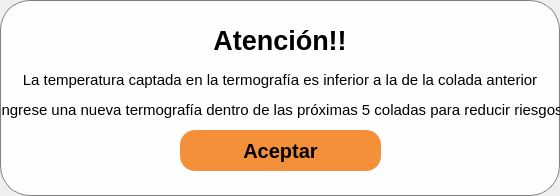
<?xml version="1.0" encoding="UTF-8"?>
<ui version="4.0">
 <class>LowerTempWindow</class>
 <widget class="QMainWindow" name="LowerTempWindow">
  <property name="geometry">
   <rect>
    <x>0</x>
    <y>0</y>
    <width>560</width>
    <height>196</height>
   </rect>
  </property>
  <property name="windowTitle">
   <string>Atención!! - Abaxfem</string>
  </property>
  <property name="windowIcon">
   <iconset resource="resources.qrc">
    <normaloff>:/Images/ResourcesFolder/Imagenes/Logo_Lineas.png</normaloff>:/Images/ResourcesFolder/Imagenes/Logo_Lineas.png</iconset>
  </property>
  <widget class="QWidget" name="centralwidget">
   <property name="styleSheet">
    <string notr="true">QWidget {
background-color : rgba(255, 255, 255, 240);
border-radius:30;
border:1px solid gray;
}</string>
   </property>
   <widget class="QPushButton" name="pb_aceptar">
    <property name="geometry">
     <rect>
      <x>180</x>
      <y>130</y>
      <width>201</width>
      <height>41</height>
     </rect>
    </property>
    <property name="font">
     <font>
      <family>Arial</family>
      <pointsize>15</pointsize>
      <italic>false</italic>
      <bold>true</bold>
      <underline>false</underline>
      <strikeout>false</strikeout>
     </font>
    </property>
    <property name="styleSheet">
     <string notr="true">QPushButton{
	border-radius:15px;
	color: rgb(0, 0, 0);
	background-color: rgba(240, 120, 14, 210);
border:0px;
}
QPushButton:hover{
	background-color: rgba(255, 135, 29, 230);
}
QPushButton:pressed{
	background-color: rgba(255, 135, 29, 255);
}</string>
    </property>
    <property name="text">
     <string>Aceptar</string>
    </property>
   </widget>
   <widget class="QLabel" name="label_4">
    <property name="geometry">
     <rect>
      <x>20</x>
      <y>70</y>
      <width>520</width>
      <height>20</height>
     </rect>
    </property>
    <property name="font">
     <font>
      <family>Arial</family>
      <pointsize>11</pointsize>
     </font>
    </property>
    <property name="styleSheet">
     <string notr="true">border:0px;
background-color: rgba(0, 0, 0, 0);</string>
    </property>
    <property name="text">
     <string>La temperatura captada en la termografía es inferior a la de la colada anterior</string>
    </property>
    <property name="alignment">
     <set>Qt::AlignCenter</set>
    </property>
   </widget>
   <widget class="QPushButton" name="pb_exit">
    <property name="geometry">
     <rect>
      <x>510</x>
      <y>20</y>
      <width>21</width>
      <height>21</height>
     </rect>
    </property>
    <property name="styleSheet">
     <string notr="true">QPushButton{
	background-color: rgba(255, 255, 255, 0);
	image: url(:/Icons/ResourcesFolder/featherIcons/x-square.svg);
border:0px;
}
QPushButton:hover{
	background-color: rgba(200, 200, 200, 120);
	border-radius: 6px
}

QPushButton:pressed{
	background-color: rgba(180, 180, 180, 150);
	border-radius: 6px
}</string>
    </property>
    <property name="text">
     <string/>
    </property>
   </widget>
   <widget class="QLabel" name="label">
    <property name="geometry">
     <rect>
      <x>140</x>
      <y>20</y>
      <width>280</width>
      <height>41</height>
     </rect>
    </property>
    <property name="font">
     <font>
      <family>Arial</family>
      <pointsize>20</pointsize>
      <italic>false</italic>
      <bold>true</bold>
      <kerning>true</kerning>
     </font>
    </property>
    <property name="styleSheet">
     <string notr="true">QLabel{
background-color: rgba(255, 255, 255, 0);
border:0px;
}</string>
    </property>
    <property name="text">
     <string>Atención!!</string>
    </property>
    <property name="alignment">
     <set>Qt::AlignCenter</set>
    </property>
   </widget>
   <widget class="QLabel" name="label_5">
    <property name="geometry">
     <rect>
      <x>0</x>
      <y>100</y>
      <width>560</width>
      <height>20</height>
     </rect>
    </property>
    <property name="font">
     <font>
      <family>Arial</family>
      <pointsize>11</pointsize>
     </font>
    </property>
    <property name="styleSheet">
     <string notr="true">border:0px;
background-color: rgba(0, 0, 0, 0);</string>
    </property>
    <property name="text">
     <string>Ingrese una nueva termografía dentro de las próximas 5 coladas para reducir riesgos</string>
    </property>
    <property name="alignment">
     <set>Qt::AlignCenter</set>
    </property>
   </widget>
  </widget>
 </widget>
 <resources>
  <include location="resources.qrc"/>
 </resources>
 <connections/>
</ui>
